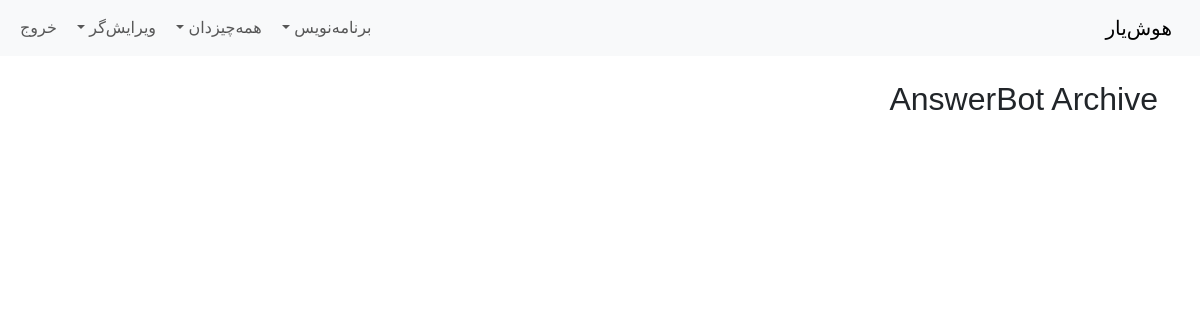
The app's page /ask-me-archive/ (signed in), older data.
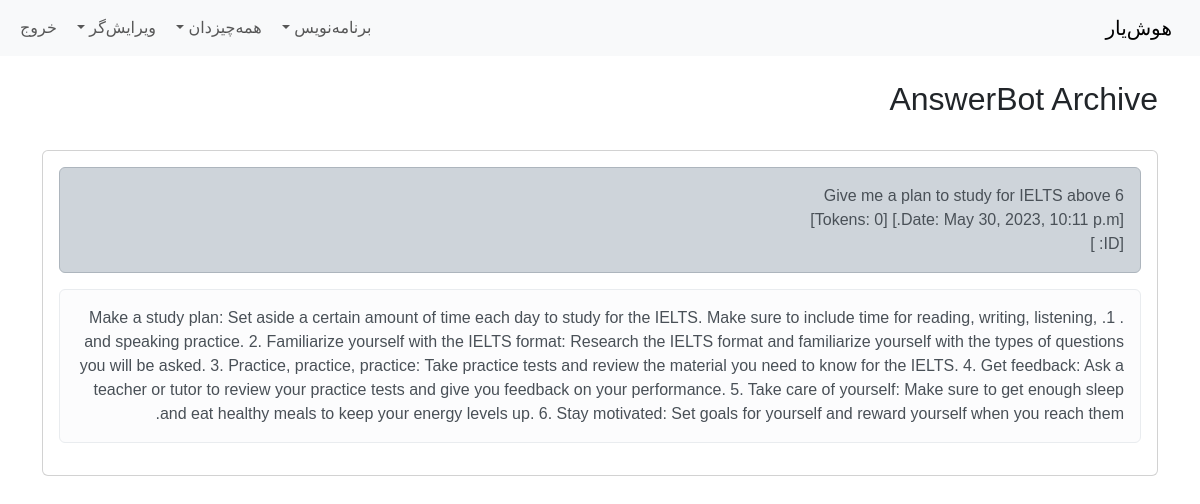
The same page, newer data.
### website/models.py (models this page shows, shortened)
class Dialogue(models.Model):
	user = models.ForeignKey(User, related_name="code", on_delete=models.DO_NOTHING)
	question = models.TextField(max_length=5000)
	answer = models.TextField(max_length=5000)
	created_at = models.DateTimeField(auto_now_add=True)
	total_tokens = models.IntegerField(default=0)
	openai_id = models.CharField(max_length=256, default="")

### website/views.py (the view)
# urls.py: path('ask-me-archive/',views.ask_me_arch, name='ask_me_arch'),
@login_required
def ask_me_arch(request):
    dialogues = Dialogue.objects.filter(user_id=request.user.id).order_by('-created_at')
    return render(request, 'ask_me_arch.html', {"dialogues":dialogues})

### website/templates/ask_me_arch.html
{% extends 'base.html' %}
{% block content %}
<h2>AnswerBot Archive</h2>
<br/>
{% if dialogues %}
    {% for dialogue in dialogues %}
    <div class="card">
        <div class="card-body">
            <div class="alert alert-dark" role="alert">
                {{ dialogue.question }}
                <br/>
                [Date: {{ dialogue.created_at }}] [Tokens: {{ dialogue.total_tokens }}]
                <br/>
                [ID: {{ dialogue.openai_id }}]
            </div>
            <div class="alert alert-light" role="alert">
                {{ dialogue.answer }}
            </div>
        </div>
      </div>
        <br/>
    {% endfor %}
{% endif %}
{% endblock %}

Row changes from the older to the newer data that the page shows:
added Dialogue: question "Give me a plan to study for IELTS above 6", created_at "May 30, 2023, 10:11 p.m.", total_tokens "0", answer ". 1. Make a study plan: Set aside a certain amount of time each day to study for the IELTS. Make sure to include time for reading, writing, listening, and speaking practice. 2. Familiarize yourself with the IELTS format: Research the IELTS format and familiarize yourself with the types of questions you will be asked. 3. Practice, practice, practice: Take practice tests and review the material you need to know for the IELTS. 4. Get feedback: Ask a teacher or tutor to review your practice tests and give you feedback on your performance. 5. Take care of yourself: Make sure to get enough sleep and eat healthy meals to keep your energy levels up. 6. Stay motivated: Set goals for yourself and…"
